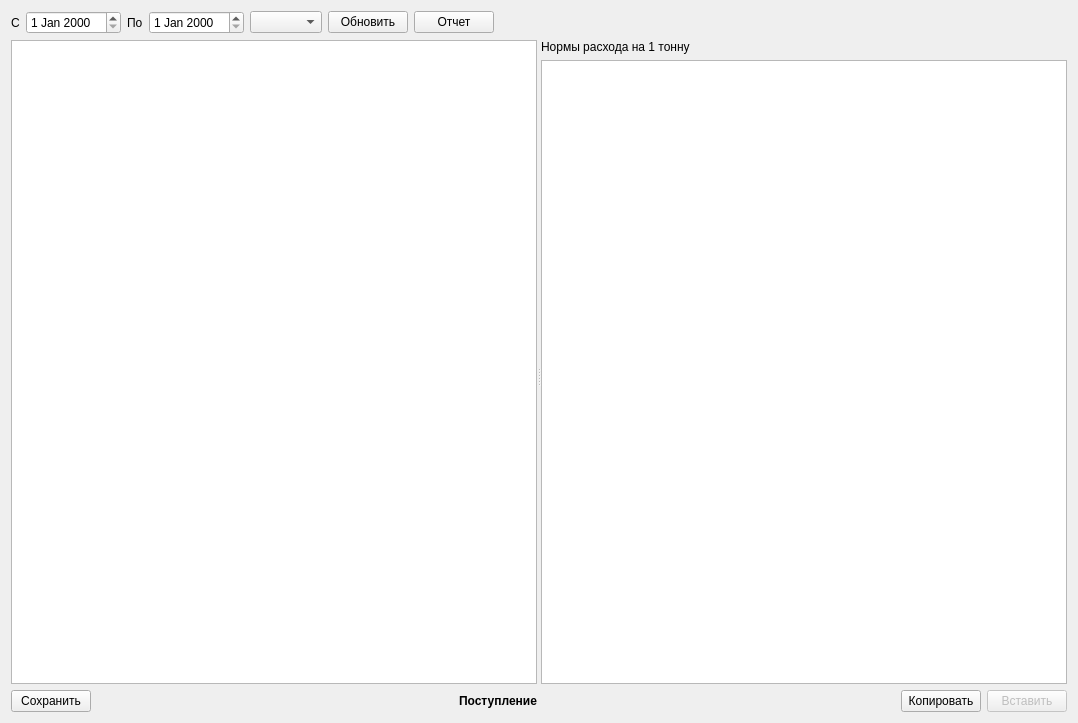
<?xml version="1.0" encoding="UTF-8"?>
<ui version="4.0">
 <class>FormPodtNorm</class>
 <widget class="QWidget" name="FormPodtNorm">
  <property name="geometry">
   <rect>
    <x>0</x>
    <y>0</y>
    <width>1078</width>
    <height>723</height>
   </rect>
  </property>
  <property name="windowTitle">
   <string>Form</string>
  </property>
  <layout class="QVBoxLayout" name="verticalLayout_3">
   <item>
    <layout class="QHBoxLayout" name="horizontalLayout">
     <item>
      <widget class="QLabel" name="label">
       <property name="text">
        <string>С</string>
       </property>
      </widget>
     </item>
     <item>
      <widget class="DbDateEdit" name="dateEditBeg"/>
     </item>
     <item>
      <widget class="QLabel" name="label_2">
       <property name="text">
        <string>По</string>
       </property>
      </widget>
     </item>
     <item>
      <widget class="DbDateEdit" name="dateEditEnd"/>
     </item>
     <item>
      <widget class="DbComboBox" name="comboBoxType"/>
     </item>
     <item>
      <widget class="QPushButton" name="pushButtonUpd">
       <property name="text">
        <string>Обновить</string>
       </property>
      </widget>
     </item>
     <item>
      <widget class="QPushButton" name="pushButtonRep">
       <property name="text">
        <string>Отчет</string>
       </property>
      </widget>
     </item>
     <item>
      <spacer name="horizontalSpacer">
       <property name="orientation">
        <enum>Qt::Horizontal</enum>
       </property>
       <property name="sizeHint" stdset="0">
        <size>
         <width>40</width>
         <height>20</height>
        </size>
       </property>
      </spacer>
     </item>
    </layout>
   </item>
   <item>
    <widget class="QSplitter" name="splitter">
     <property name="sizePolicy">
      <sizepolicy hsizetype="Expanding" vsizetype="Expanding">
       <horstretch>0</horstretch>
       <verstretch>0</verstretch>
      </sizepolicy>
     </property>
     <property name="orientation">
      <enum>Qt::Horizontal</enum>
     </property>
     <widget class="QWidget" name="layoutWidget">
      <layout class="QVBoxLayout" name="verticalLayout_2">
       <item>
        <widget class="TableView" name="tableViewPodt">
         <property name="selectionMode">
          <enum>QAbstractItemView::SingleSelection</enum>
         </property>
         <property name="selectionBehavior">
          <enum>QAbstractItemView::SelectRows</enum>
         </property>
         <attribute name="verticalHeaderVisible">
          <bool>false</bool>
         </attribute>
        </widget>
       </item>
       <item>
        <layout class="QHBoxLayout" name="horizontalLayout_4">
         <item>
          <widget class="QPushButton" name="pushButtonSave">
           <property name="text">
            <string>Сохранить</string>
           </property>
          </widget>
         </item>
         <item>
          <spacer name="horizontalSpacer_3">
           <property name="orientation">
            <enum>Qt::Horizontal</enum>
           </property>
           <property name="sizeHint" stdset="0">
            <size>
             <width>40</width>
             <height>20</height>
            </size>
           </property>
          </spacer>
         </item>
         <item>
          <widget class="QLabel" name="labelSum">
           <property name="font">
            <font>
             <weight>75</weight>
             <bold>true</bold>
            </font>
           </property>
           <property name="text">
            <string>Поступление</string>
           </property>
          </widget>
         </item>
        </layout>
       </item>
      </layout>
     </widget>
     <widget class="QWidget" name="layoutWidget1">
      <layout class="QVBoxLayout" name="verticalLayout">
       <item>
        <widget class="QLabel" name="label_3">
         <property name="text">
          <string>Нормы расхода на 1 тонну</string>
         </property>
        </widget>
       </item>
       <item>
        <widget class="DbViewer" name="tableViewNorm"/>
       </item>
       <item>
        <layout class="QHBoxLayout" name="horizontalLayout_2">
         <item>
          <spacer name="horizontalSpacer_2">
           <property name="orientation">
            <enum>Qt::Horizontal</enum>
           </property>
           <property name="sizeHint" stdset="0">
            <size>
             <width>40</width>
             <height>20</height>
            </size>
           </property>
          </spacer>
         </item>
         <item>
          <widget class="QPushButton" name="pushButtonCopy">
           <property name="text">
            <string>Копировать</string>
           </property>
          </widget>
         </item>
         <item>
          <widget class="QPushButton" name="pushButtonPaste">
           <property name="enabled">
            <bool>false</bool>
           </property>
           <property name="text">
            <string>Вставить</string>
           </property>
          </widget>
         </item>
        </layout>
       </item>
      </layout>
     </widget>
    </widget>
   </item>
  </layout>
 </widget>
 <customwidgets>
  <customwidget>
   <class>TableView</class>
   <extends>QTableView</extends>
   <header>olap/tableview.h</header>
  </customwidget>
  <customwidget>
   <class>DbViewer</class>
   <extends>QTableView</extends>
   <header>db/dbviewer.h</header>
  </customwidget>
  <customwidget>
   <class>DbComboBox</class>
   <extends>QComboBox</extends>
   <header>db/dbcombobox.h</header>
  </customwidget>
  <customwidget>
   <class>DbDateEdit</class>
   <extends>QDateEdit</extends>
   <header>db/dbdateedit.h</header>
  </customwidget>
 </customwidgets>
 <resources/>
 <connections/>
</ui>
